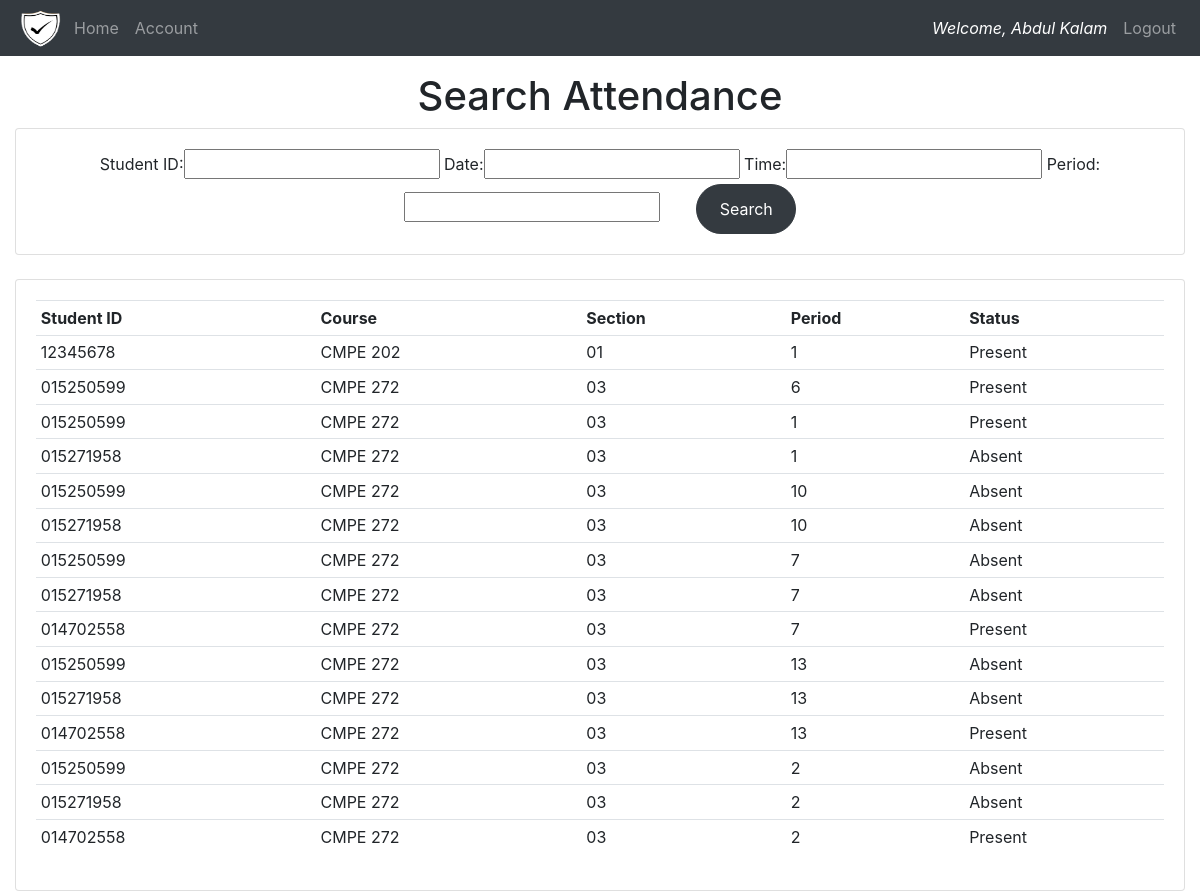
The app's page /searchattendence/ (signed in) with its own data.
### attendence_sys/models.py (models this page shows, shortened)
class Faculty(models.Model):
    user = models.OneToOneField(User, null = True, blank = True, on_delete= models.CASCADE)
    firstname = models.CharField('First Name', max_length=200, null=True, blank=True)
    lastname = models.CharField('Last Name', max_length=200, null=True, blank=True)
    phone = models.CharField('Phone Number', max_length=200, null=True)
    email = models.CharField('Email Address', max_length=200, null=True)
    profile_pic = models.ImageField('Profile Picture', upload_to=user_directory_path ,null=True, blank=True)
    def __str__(self):
        return str(self.firstname + " " + self.lastname)

class Attendence(models.Model):
    Faculty_Name = models.CharField(max_length=200, null=True, blank=True)
    Student_ID = models.CharField(max_length=200, null=True, blank=True)
    date = models.DateField(auto_now_add = True, null = True)
    time = models.TimeField(auto_now_add=True, null = True)
    branch = models.CharField(max_length=200, null = True)
    section = models.CharField(max_length=200, null = True)
    period = models.CharField(max_length=200, null = True)
    status = models.CharField(max_length=200, null = True, default='Absent')

### attendence_sys/views.py (the view)
# urls.py: path('searchattendence/', views.searchAttendence, name='searchattendence'),
def searchAttendence(request):
    attendences = Attendence.objects.all()
    myFilter = AttendenceFilter(request.GET, queryset=attendences)
    attendences = myFilter.qs
    context = {'myFilter':myFilter, 'attendences': attendences, 'ta':False}
    return render(request, 'attendance.html', context)

### attendence_sys/templates/attendance.html (shortened to what this page needs)
{% extends 'main.html' %}
{% block content %}
{% if ta == False %}
<center><h1>Search Attendance</h1></center>
<div class="row">
	<div class="col">
		<div class="card card-body">
			<center>
				<form method="get">
					{{myFilter.form}}
		    		<button class="btn btn-dark" type="submit" style="border-radius: 2rem; width: 100px; margin-left: 2rem; padding:0.75rem;">Search</button>
				</form>
			</center>
		</div>
	</div>
</div>
<br>
<div class="row">
	<div class="col-sm-12">
		<div class="card card-body">
			<table class="table table-sm">
				<tr>
					<th>Student ID</th>
					<th>Course</th>
					<th>Section</th>
					<th>Period</th>
					<th>Status</th>
				</tr>
				{% for attendence in attendences %}
				<tr>
                    <td>{{ attendence.Student_ID }}</td>
					<td>{{ attendence.branch }}</td>
					<td>{{ attendence.section }}</td>
					<td>{{ attendence.period }}</td>
					<td>{{ attendence.status }}</td>
				</tr>
				{% endfor %}
			</table>
		</div>
	</div>
</div>
{% endif %}
{% endblock %}

### attendence_sys/templates/navbar.html (shortened to what this page needs)
{% load static %}
<nav class="navbar navbar-expand-lg navbar-dark fixed-top bg-dark">
 <img src="{% static 'images/navbar_logo.png' %}" height="40px" width="50px">
  <div class="collapse navbar-collapse" id="navbarNav">
    <ul class="navbar-nav mr-auto">
      <li class="nav-item">
        <a href="{% url 'home' %}" class="nav-link">Home</a>
      </li>
      <li class="nav-item">
        <a class="nav-link" href="{% url 'account' %}">Account</a>
      </li>
    </ul>
    <ul class="navbar-nav ml-auto">
            <li class="nav-item active">
              <span class="nav-link" style="font-style: italic;">Welcome, {{ request.user.faculty }}</span>
            </li>
            <li class="nav-item">
              <a class="nav-link" href="{% url 'logout' %}">Logout</a>
            </li>
          </ul>
  </div>
</nav>

### records on screen
Attendence: Student_ID "12345678", branch "CMPE 202", section "01", period "1", status "Present"
Attendence: Student_ID "015250599", branch "CMPE 272", section "03", period "6", status "Present"
Attendence: Student_ID "015250599", branch "CMPE 272", section "03", period "1", status "Present"
Attendence: Student_ID "015271958", branch "CMPE 272", section "03", period "1", status "Absent"
Attendence: Student_ID "015250599", branch "CMPE 272", section "03", period "10", status "Absent"
Attendence: Student_ID "015271958", branch "CMPE 272", section "03", period "10", status "Absent"
Attendence: Student_ID "015250599", branch "CMPE 272", section "03", period "7", status "Absent"
Attendence: Student_ID "015271958", branch "CMPE 272", section "03", period "7", status "Absent"
Attendence: Student_ID "014702558", branch "CMPE 272", section "03", period "7", status "Present"
Attendence: Student_ID "015250599", branch "CMPE 272", section "03", period "13", status "Absent"
Attendence: Student_ID "015271958", branch "CMPE 272", section "03", period "13", status "Absent"
Attendence: Student_ID "014702558", branch "CMPE 272", section "03", period "13", status "Present"
Attendence: Student_ID "015250599", branch "CMPE 272", section "03", period "2", status "Absent"
Attendence: Student_ID "015271958", branch "CMPE 272", section "03", period "2", status "Absent"
Attendence: Student_ID "014702558", branch "CMPE 272", section "03", period "2", status "Present"

### other values on screen
{{ request.user.faculty }} "Abdul Kalam"
